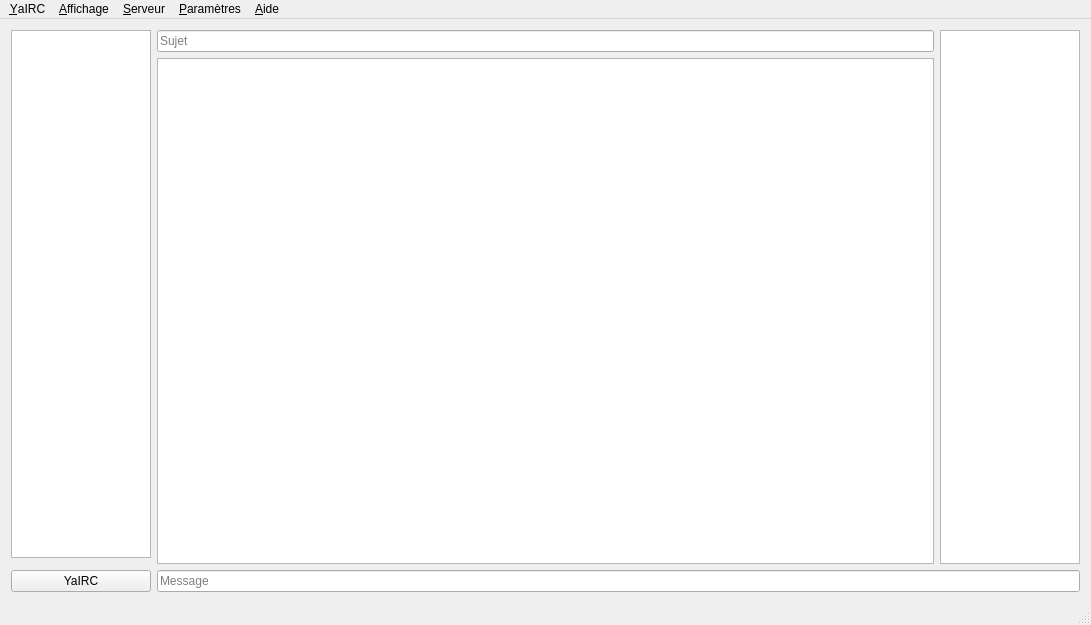
<?xml version="1.0" encoding="UTF-8"?>
<ui version="4.0">
 <class>MainWindow</class>
 <widget class="QMainWindow" name="MainWindow">
  <property name="geometry">
   <rect>
    <x>0</x>
    <y>0</y>
    <width>1091</width>
    <height>625</height>
   </rect>
  </property>
  <property name="sizePolicy">
   <sizepolicy hsizetype="Expanding" vsizetype="Expanding">
    <horstretch>0</horstretch>
    <verstretch>0</verstretch>
   </sizepolicy>
  </property>
  <property name="windowTitle">
   <string>YaIRC</string>
  </property>
  <property name="windowIcon">
   <iconset resource="resources.qrc">
    <normaloff>:/icons/icons/yairc.png</normaloff>:/icons/icons/yairc.png</iconset>
  </property>
  <widget class="QWidget" name="centralWidget">
   <property name="sizePolicy">
    <sizepolicy hsizetype="Expanding" vsizetype="Expanding">
     <horstretch>0</horstretch>
     <verstretch>0</verstretch>
    </sizepolicy>
   </property>
   <layout class="QGridLayout" name="gridLayout">
    <property name="sizeConstraint">
     <enum>QLayout::SetDefaultConstraint</enum>
    </property>
    <item row="0" column="1" rowspan="2">
     <layout class="QGridLayout" name="gridLayout_2">
      <item row="1" column="0">
       <widget class="QTextEdit" name="textEdit">
        <property name="readOnly">
         <bool>true</bool>
        </property>
        <property name="textInteractionFlags">
         <set>Qt::LinksAccessibleByMouse|Qt::TextSelectableByMouse</set>
        </property>
       </widget>
      </item>
      <item row="0" column="0">
       <widget class="QLineEdit" name="lineEdit_2">
        <property name="readOnly">
         <bool>true</bool>
        </property>
        <property name="placeholderText">
         <string>Sujet</string>
        </property>
       </widget>
      </item>
      <item row="0" column="1" rowspan="2">
       <widget class="QListView" name="listView_2">
        <property name="minimumSize">
         <size>
          <width>140</width>
          <height>100</height>
         </size>
        </property>
        <property name="maximumSize">
         <size>
          <width>140</width>
          <height>16777215</height>
         </size>
        </property>
       </widget>
      </item>
     </layout>
    </item>
    <item row="0" column="0">
     <widget class="QListView" name="listView">
      <property name="sizePolicy">
       <sizepolicy hsizetype="Preferred" vsizetype="Expanding">
        <horstretch>1</horstretch>
        <verstretch>0</verstretch>
       </sizepolicy>
      </property>
      <property name="minimumSize">
       <size>
        <width>140</width>
        <height>100</height>
       </size>
      </property>
      <property name="maximumSize">
       <size>
        <width>140</width>
        <height>16777215</height>
       </size>
      </property>
      <property name="resizeMode">
       <enum>QListView::Fixed</enum>
      </property>
      <property name="layoutMode">
       <enum>QListView::SinglePass</enum>
      </property>
     </widget>
    </item>
    <item row="3" column="0" colspan="2">
     <layout class="QHBoxLayout" name="horizontalLayout">
      <item>
       <widget class="QPushButton" name="pushButton">
        <property name="sizePolicy">
         <sizepolicy hsizetype="Minimum" vsizetype="Fixed">
          <horstretch>0</horstretch>
          <verstretch>0</verstretch>
         </sizepolicy>
        </property>
        <property name="minimumSize">
         <size>
          <width>140</width>
          <height>0</height>
         </size>
        </property>
        <property name="text">
         <string>YaIRC</string>
        </property>
       </widget>
      </item>
      <item>
       <widget class="QLineEdit" name="lineEdit">
        <property name="placeholderText">
         <string>Message</string>
        </property>
       </widget>
      </item>
     </layout>
    </item>
   </layout>
  </widget>
  <widget class="QStatusBar" name="statusBar"/>
  <widget class="QMenuBar" name="menuBar">
   <property name="geometry">
    <rect>
     <x>0</x>
     <y>0</y>
     <width>1091</width>
     <height>21</height>
    </rect>
   </property>
   <widget class="QMenu" name="menuYaIRC">
    <property name="toolTip">
     <string notr="true"/>
    </property>
    <property name="accessibleName">
     <string notr="true"/>
    </property>
    <property name="accessibleDescription">
     <string notr="true"/>
    </property>
    <property name="title">
     <string notr="true">&amp;YaIRC</string>
    </property>
    <addaction name="actionServeurs"/>
    <addaction name="separator"/>
    <addaction name="actionFermer_l_onglet"/>
    <addaction name="separator"/>
    <addaction name="actionQuitter_YaIRC"/>
   </widget>
   <widget class="QMenu" name="menuAffichage">
    <property name="title">
     <string>&amp;Affichage</string>
    </property>
    <addaction name="actionMenus"/>
    <addaction name="actionSujet_du_channel"/>
    <addaction name="actionListe_des_utilisateurs"/>
    <addaction name="separator"/>
    <addaction name="actionPlein_cran"/>
   </widget>
   <widget class="QMenu" name="menuServeur">
    <property name="title">
     <string>&amp;Serveur</string>
    </property>
    <addaction name="actionD_connecter"/>
    <addaction name="actionReconnecter"/>
    <addaction name="actionRe_joindre_un_channel"/>
    <addaction name="separator"/>
    <addaction name="action_Liste_des_channels"/>
   </widget>
   <widget class="QMenu" name="menuParam_tres">
    <property name="title">
     <string>&amp;Paramètres</string>
    </property>
    <addaction name="action_Pr_f_rences"/>
   </widget>
   <widget class="QMenu" name="menuAide">
    <property name="title">
     <string>&amp;Aide</string>
    </property>
    <addaction name="action_A_propos"/>
   </widget>
   <addaction name="menuYaIRC"/>
   <addaction name="menuAffichage"/>
   <addaction name="menuServeur"/>
   <addaction name="menuParam_tres"/>
   <addaction name="menuAide"/>
  </widget>
  <action name="actionServeurs">
   <property name="icon">
    <iconset resource="resources.qrc">
     <normaloff>:/icons/icons/server.png</normaloff>:/icons/icons/server.png</iconset>
   </property>
   <property name="text">
    <string>&amp;Serveurs...</string>
   </property>
  </action>
  <action name="actionFermer_l_onglet">
   <property name="icon">
    <iconset resource="resources.qrc">
     <normaloff>:/icons/icons/close.png</normaloff>:/icons/icons/close.png</iconset>
   </property>
   <property name="text">
    <string>&amp;Fermer l'onglet</string>
   </property>
  </action>
  <action name="actionQuitter_YaIRC">
   <property name="icon">
    <iconset theme="exit" resource="resources.qrc">
     <normaloff>:/icons/icons/quit.png</normaloff>:/icons/icons/quit.png</iconset>
   </property>
   <property name="text">
    <string>&amp;Quitter YaIRC</string>
   </property>
  </action>
  <action name="actionMenus">
   <property name="checkable">
    <bool>true</bool>
   </property>
   <property name="checked">
    <bool>true</bool>
   </property>
   <property name="text">
    <string>Barre de &amp;menu</string>
   </property>
  </action>
  <action name="actionSujet_du_channel">
   <property name="checkable">
    <bool>true</bool>
   </property>
   <property name="checked">
    <bool>true</bool>
   </property>
   <property name="text">
    <string>Barre de &amp;sujet</string>
   </property>
  </action>
  <action name="actionListe_des_utilisateurs">
   <property name="checkable">
    <bool>true</bool>
   </property>
   <property name="checked">
    <bool>true</bool>
   </property>
   <property name="text">
    <string>Liste des &amp;utilisateurs</string>
   </property>
  </action>
  <action name="actionPlein_cran">
   <property name="checkable">
    <bool>true</bool>
   </property>
   <property name="icon">
    <iconset resource="resources.qrc">
     <normaloff>:/icons/icons/fullscreen.png</normaloff>:/icons/icons/fullscreen.png</iconset>
   </property>
   <property name="text">
    <string>&amp;Plein écran</string>
   </property>
   <property name="shortcut">
    <string>F11</string>
   </property>
  </action>
  <action name="actionD_connecter">
   <property name="icon">
    <iconset resource="resources.qrc">
     <normaloff>:/icons/icons/disconnect.png</normaloff>:/icons/icons/disconnect.png</iconset>
   </property>
   <property name="text">
    <string>&amp;Déconnecter</string>
   </property>
  </action>
  <action name="actionReconnecter">
   <property name="icon">
    <iconset resource="resources.qrc">
     <normaloff>:/icons/icons/reconnect.png</normaloff>:/icons/icons/reconnect.png</iconset>
   </property>
   <property name="text">
    <string>&amp;Reconnecter</string>
   </property>
  </action>
  <action name="actionRe_joindre_un_channel">
   <property name="icon">
    <iconset resource="resources.qrc">
     <normaloff>:/icons/icons/join_chan.png</normaloff>:/icons/icons/join_chan.png</iconset>
   </property>
   <property name="text">
    <string>Re&amp;joindre un channel</string>
   </property>
  </action>
  <action name="action_Liste_des_channels">
   <property name="icon">
    <iconset resource="resources.qrc">
     <normaloff>:/icons/icons/list_chans.png</normaloff>:/icons/icons/list_chans.png</iconset>
   </property>
   <property name="text">
    <string>&amp;Liste des channels</string>
   </property>
  </action>
  <action name="action_A_propos">
   <property name="icon">
    <iconset resource="resources.qrc">
     <normaloff>:/icons/icons/about.png</normaloff>:/icons/icons/about.png</iconset>
   </property>
   <property name="text">
    <string>&amp;A propos...</string>
   </property>
  </action>
  <action name="action_Pr_f_rences">
   <property name="icon">
    <iconset resource="resources.qrc">
     <normaloff>:/icons/icons/settings.png</normaloff>:/icons/icons/settings.png</iconset>
   </property>
   <property name="text">
    <string>&amp;Préférences</string>
   </property>
  </action>
 </widget>
 <layoutdefault spacing="6" margin="11"/>
 <resources>
  <include location="resources.qrc"/>
 </resources>
 <connections>
  <connection>
   <sender>actionQuitter_YaIRC</sender>
   <signal>triggered()</signal>
   <receiver>MainWindow</receiver>
   <slot>close()</slot>
   <hints>
    <hint type="sourcelabel">
     <x>-1</x>
     <y>-1</y>
    </hint>
    <hint type="destinationlabel">
     <x>545</x>
     <y>314</y>
    </hint>
   </hints>
  </connection>
 </connections>
</ui>
